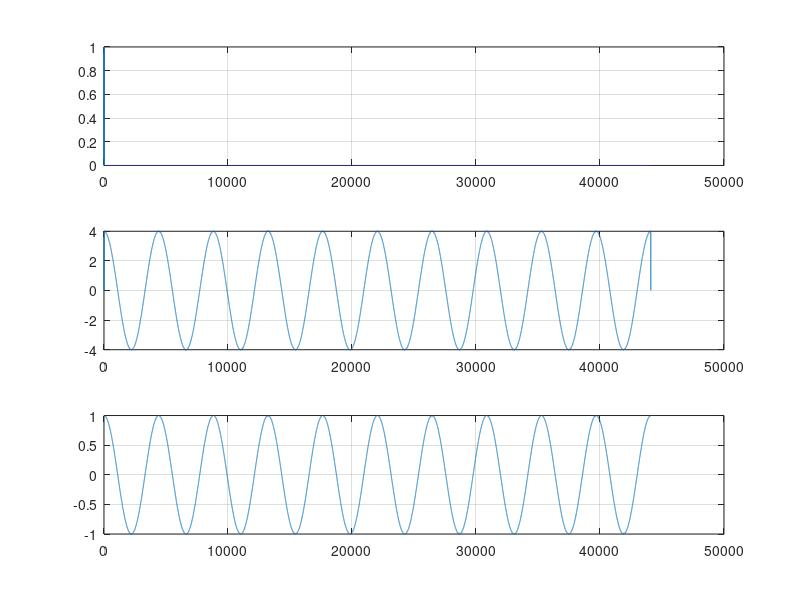
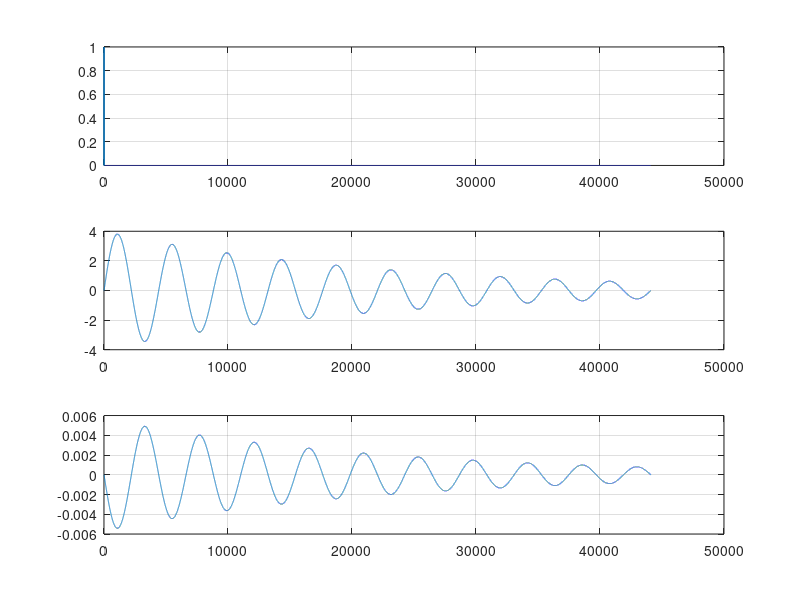

Reproduce these figures in MATLAB, in order.
%% Octave/Matlab script for complex resonator, both 1st- and 2nd-order are experimented
%% In the example, input singal can be anything: sinusoidal or impulse but output is 
%% sinusoidal. Complex resonating gains are also tweaked to compare the results.
%% This resonator can be used as an FM-synthesizer but need to ensure constant gain property

% sampling period
Ts = 1/44.1e3;%0.001;
sim_len = 44.1e3;

% sinusoidal excitation frequency
f = 123;
%x = cos(2*pi*f*(0:sim_len-1)*Ts);
% impulse excitation
x = zeros(1,sim_len-1);
x(2:5) = 1;
x = [0 x];

% damping factor  
theta = 10;
a = exp(j*2*pi*theta*Ts);

% gain factor g = R*exp(j*phi)
tau = .5;     % decay time
fs = 1/Ts;
R = exp(-Ts/tau);   % theoretical gain
%R = .997;          % or use rule of thumb |R| < 1
phi = 20;

% gain for input signal, also can be complex (resulting a phase shift phi)
g = R*exp(j*2*pi*phi*Ts);

y = zeros(1, length(x)+1);
% first order complex resonator
for i = 2 : length(y)-1
    y(i) = g*x(i) + a*y(i-1);
end
figure(1)
title('first order complex resonator')
subplot(3,1,1)
plot(x(2:end))
grid
subplot(3,1,2)
plot(real(y(2:end)))
grid
subplot(3,1,3)
plot(cos(2*pi*theta*(0:sim_len-1)*Ts))
grid

% second order complex resonator
y2 = zeros(1, length(x)+1);

g2 = R*exp(-j*2*pi*theta*Ts)*sin(2*pi*theta*Ts);
% second order complex resonator, normalized gain
for i = 3 : length(y) - 1
    y2(i) = g2 * x(i) + 2*R*cos(2*pi*theta*Ts)*y2(i-1) - R^2*y2(i-2);
end

figure(2)
title('second order complex resonator')
subplot(3,1,1)
plot(x(2:end))
grid
subplot(3,1,2)
plot(real(y2(2:end)))
grid
subplot(3,1,3)
plot(imag(y2(2:end)))
grid
